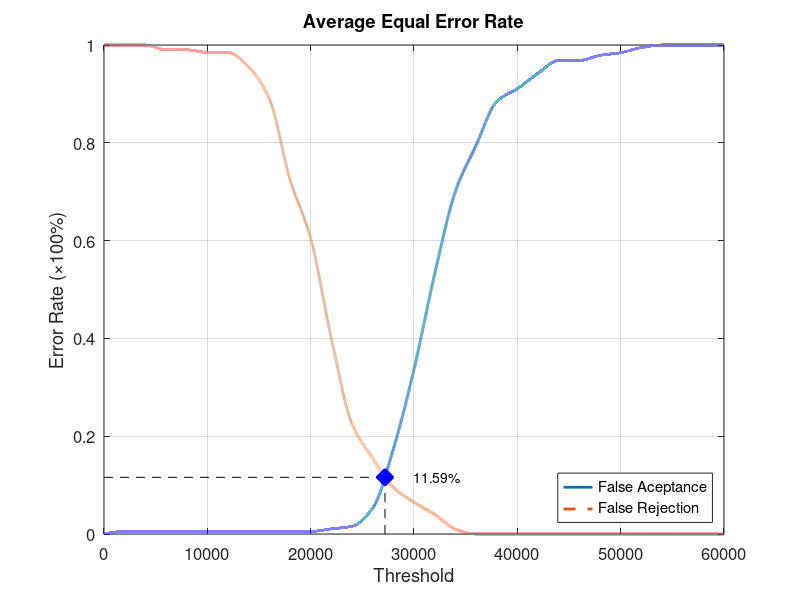
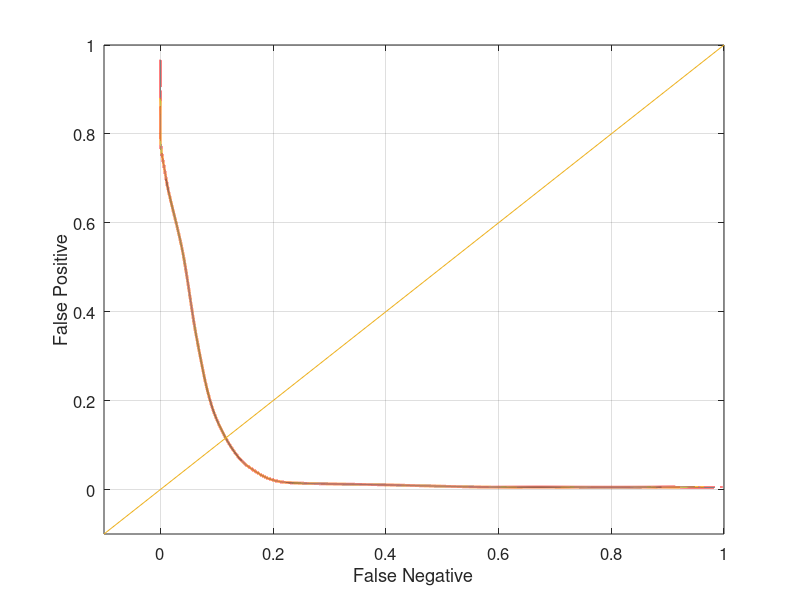

Here is the MATLAB script that generated these plots, in order:
function yEER = Database4_1
close all;
clear;
clc;
x = 0:2000:60000;
xq = 0:0.5:60000;

y0 = [0 0.00526316 0.00526316 0.00526316 0.00526316 0.00526316 0.00526316 0.00526316 0.00526316 0.00526316 0.00526316 0.0105263 0.0157895 0.0526316 0.173684 0.336842 0.531579 0.7 0.794737 0.884211 0.910526 0.942105 0.968421 0.968421 0.978947 0.984211 0.994737 1 1 1 1];
yy0 = interp1(x, y0, xq, 'pchip');
y1 = [1 1 1 0.99 0.99 0.985 0.985 0.955 0.89 0.725 0.605 0.4 0.225 0.155 0.095 0.065 0.04 0.01 0 0 0 0 0 0 0 0 0 0 0 0 0];
yy1 = interp1(x, y1, xq, 'pchip');

% Calculating EER: 
y2 = abs(y0 - y1);
find(y2 == min(y2))
yy2 = abs(yy0 - yy1);
xEER = find(yy2 == min(yy2));
xEERIndex = xq(xEER) % X-axis EER
yEER = yy0(xEER) % Y-axis EER

main = figure
plot(xq, yy0,'-','LineWidth', 2);	hold on
plot(xq, yy1,'--','LineWidth', 2);	hold on
plot([xEERIndex xEERIndex], [0 yEER], 'k--');	hold on
plot([0 xEERIndex], [yEER yEER], 'k--');	hold on
plot(xEERIndex, yEER, 'bx', 'LineWidth', 10);	hold on
text(xEERIndex + 10 * xEERIndex / 100, yEER, [num2str(round((10000 * yEER)) / 100) '%'])
legend('False Aceptance', 'False Rejection', 'Location', 'SouthEast')
xlabel('Threshold')
ylabel('Error Rate (\times100%)')
title('Average Equal Error Rate')
set(gca, 'FontSize', 12)
axis([0 60000 0 1])
grid on

print(main, 'Database4_1Main', '-dpng');
FNRxFPR = figure('Color', [1 1 1]);
plot(yy1, yy0, '-', yy1, yy0, 'LineWidth', 2);
hold on
y = -0.1:0.1:1
plot(y, y); 
set(gca, 'FontSize', 12)
xlabel('False Negative')
ylabel('False Positive')
axis([-0.1 1 -0.1 1])
set(gca, 'FontSize', 12)
grid on

print(FNRxFPR, 'Database4_1FNRxFPR','-dpng');
end
